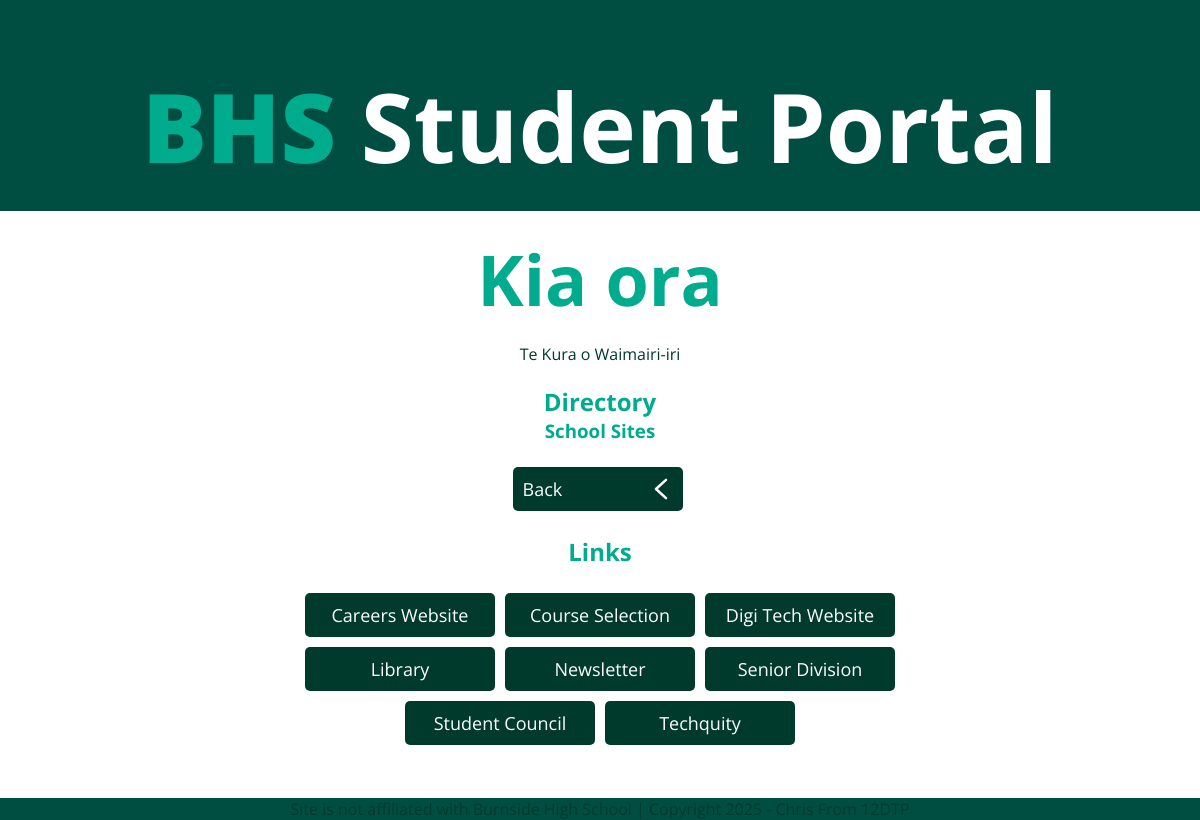
The app's page /School Sites, older data.
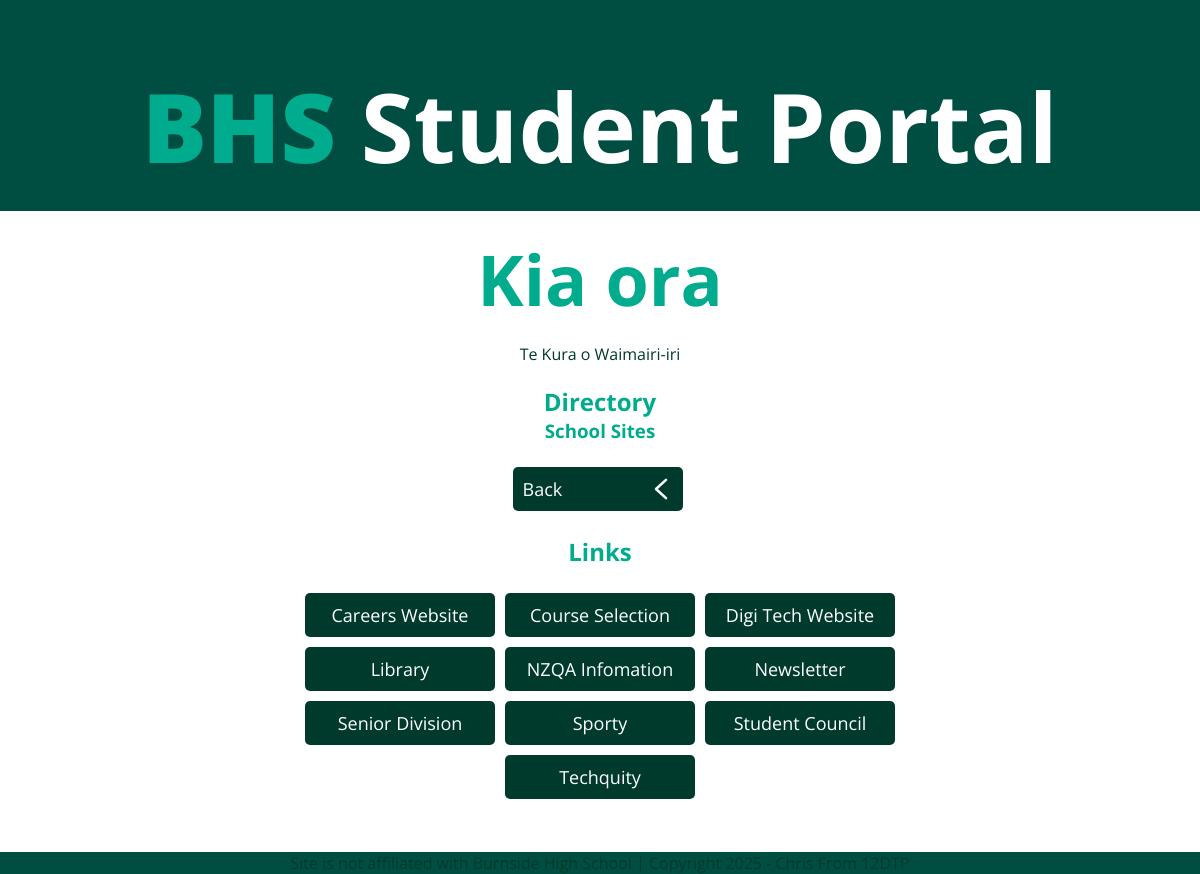
The same page, newer data.
### tables this page shows
CREATE TABLE sites (name PRIMARY KEY UNIQUE NOT NULL, URL UNIQUE NOT NULL, folder TEXT DEFAULT (0), icon TEXT);

### main.py (the view)
@app.route('/<string:name>')
def directory(name):
       name = name.title().replace('%', ' ').replace('"', '').replace("'", '')
       conn = sqlite3.connect('sites.db')
       cur = conn.cursor()
       cur.execute(f'SELECT name, URL FROM sites WHERE folder="{name}" ORDER BY name ASC;')
       print(name) # debug
       sites = cur.fetchall()
       print(sites) # debug
       cur.execute(f'SELECT name, URL, folder, icon FROM folders WHERE folder="{name}" ORDER BY name ASC;')
       folders = cur.fetchall()
       print(folders) # debug
       cur.execute(f'SELECT folder FROM folders WHERE name="{name}";')
       back = cur.fetchall()
       for back in back:
             back = back[0].replace(' ','%' )
       conn.close()
       if not sites:
             abort(404)
       return render_template('directory.html', vars=vars, title=name, sites=sites, folders=folders, back=back)

### templates/directory.html (shortened to what this page needs)
{% extends 'layout.html' %}
{% block content %}
<div class="container">
    <h2>Directory</h2>
    <h3>{{ title }}</h3>
    <div class="buttons-container">
        {% if title != "Home" %}
            <a href="{{ back }}">
                <div class="back-button"><span class="anim-text">Back</span><span class="icon"><img src="/static/images/previous.svg" alt="back button"></span></div>
            </a>
        {% endif %}
    </div>
    <h2>Links</h2>
    <div class="buttons-container">
        {% for sites in sites %}
            <a href="{{ sites[1] }}" target="_blank" rel="opener">
                <div class="link-button">{{ sites[0] }}</div>
            </a>
        {% endfor %}
    </div>
</div>
{% endblock %}

### templates/layout.html (shortened to what this page needs)
<!DOCTYPE html>
<html lang="en">
<head>
    <link rel="stylesheet" href="/static/style.css">
</head>
<body>
    {% include 'header.html' %}
    {% block content %}{% endblock %}
    {% include 'boring.html' %}
</body>
</html>

### templates/header.html
<div class="header-background">
    <h1><span>BHS</span> Student Portal</h1>
</div>
<h1 class="welcome-message">Kia ora</h1>
<p>Te Kura o Waimairi-iri</p>

### templates/boring.html
<div class="info">
    <p>Site is not affiliated with Burnside High School | Copyright 2025 - Chris From 12DTP</p>
</div>

### static/style.css (style rules this page uses)
:root { --primary-color: rgb(0,78,66); --secondary-color: rgb(0,171,142); --contrast-color: rgb(0,58,44); --font-color: rgb(255,255,255); --background-color: white; --font: "Open Sans", sans-serif; }
body { text-align: center; color: var(--font-color); background-color: var(--background -color); margin: 0; }
p { color: var(--contrast-color); }
h1 { font-size: 600%; font-weight: bold; margin: 0; }
.header-background { background-color: var(--primary-color); width: 100%; padding-top: 5%; padding-bottom: 20px; }
h2 { color: var(--secondary-color); }
h3 { color: var(--secondary-color); margin-top: -20px; margin-bottom: -px; }
h1, h2, h3, h4, a, p, span { font-family: var(--font); }
span { transition: all --anim-speed; }
h1 span { transition: none; font-weight: bolder; color: var(--secondary-color); }
a { color: var(--font-color); font-size: large; text-decoration: none; text-align: left; display: block; }
.welcome-message { margin-top: 20px; font-size: 70px; color: var(--secondary-color); }
.container { margin-left: auto; margin-right: auto; width: 60%; margin-bottom: 70px; }
.icon { margin: 0px; float: right; image-rendering: optimizeQuality; height: 24px; }
.buttons-container { justify-content: center; display: flex; flex-wrap: wrap; }
.back-button { margin: 5px; margin-left: auto; margin-left: auto; padding: 10px; border-radius: 5px; width: 150px; height: auto; background-color: var(--contrast-color); }
.link-button { background-color: var(--contrast-color); padding: 10px; border-radius: 5px; text-align: center; margin: 5px; width: 170px; }

Row changes from the older to the newer data that the page shows:
added sites: name "NZQA Infomation"
added sites: name "Sporty"
